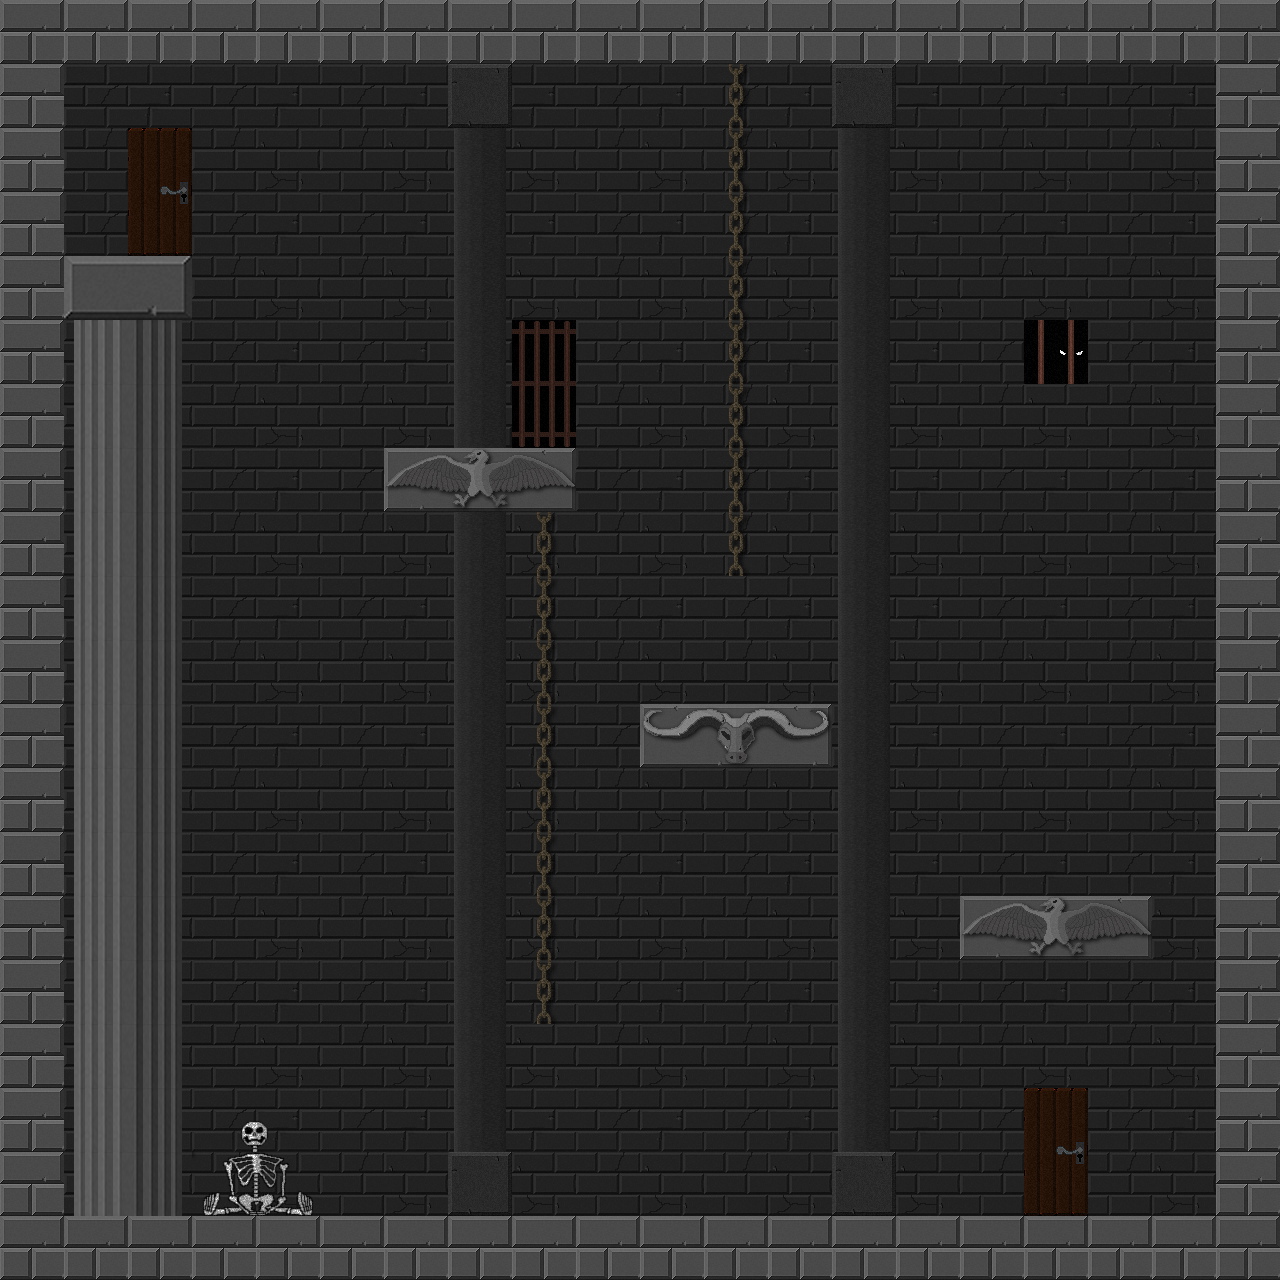

Tiled map render using the project's own tile images. Description and the map definition, with tile-layer contents summarised, below:
An orthogonal 20x20 tile map with 64x64 px tiles, 3 tile layers (background, decoration 1, coll), 1 hidden layer not drawn, 2 tilesets and 15 objects.

<map version="1.0" orientation="orthogonal" width="20" height="20" tilewidth="64" tileheight="64">
 <tileset firstgid="1" name="Tezture Tiles" tilewidth="64" tileheight="64">
  <image source="Tezture Tiles.png" width="512" height="640" />
 </tileset>
 <tileset firstgid="81" name="guideTexture" tilewidth="64" tileheight="64">
  <image source="guideTexture.png" width="768" height="640" />
 </tileset>
 <layer name="background" width="20" height="20">
  <data>[400 cells, 400 non-empty, 4 distinct tile ids]</data>
 </layer>
 <layer name="info" width="20" height="20" visible="0">
  <data>[400 cells, 40 non-empty, 40 distinct tile ids]</data>
 </layer>
 <layer name="decoration 1" width="20" height="20">
  <data>[400 cells, 63 non-empty, 12 distinct tile ids]</data>
 </layer>
 <layer name="coll" width="20" height="20">
  <data>[400 cells, 115 non-empty, 11 distinct tile ids]</data>
 </layer>
 <objectgroup name="fairyDustEasy" width="20" height="20">
  <object x="416" y="1180">
   <ellipse />
  </object>
  <object x="673" y="1180">
   <ellipse />
  </object>
  <object x="1053" y="861">
   <ellipse />
  </object>
  <object x="732" y="671">
   <ellipse />
  </object>
  <object x="479" y="413">
   <ellipse />
  </object>
  <object x="860" y="1183">
   <ellipse />
  </object>
  <object x="671" y="669">
   <ellipse />
  </object>
  <object x="540" y="413">
   <ellipse />
  </object>
  <object x="544" y="1181">
   <ellipse />
  </object>
 </objectgroup>
 <objectgroup name="playerEnd" width="20" height="20" visible="0">
  <object x="159" y="188">
   <ellipse />
  </object>
 </objectgroup>
 <objectgroup name="playerSpawn" width="20" height="20" visible="0">
  <object x="1055" y="1130">
   <ellipse />
  </object>
 </objectgroup>
 <objectgroup name="fairyCage" width="20" height="20" visible="0">
  <object x="737" y="605">
   <ellipse />
  </object>
  <object x="544" y="1055">
   <ellipse />
  </object>
 </objectgroup>
 <objectgroup name="boss1" width="20" height="20">
  <object x="668" y="804">
   <ellipse />
  </object>
 </objectgroup>
 <objectgroup name="destructables" width="20" height="20">
  <object x="605" y="1095" />
 </objectgroup>
 <objectgroup name="warlock" width="20" height="20" />
 <objectgroup name="tank" width="20" height="20" />
 <objectgroup name="groundShooter" width="20" height="20" />
 <objectgroup name="basicFlying" width="20" height="20" />
 <objectgroup name="basicGround" width="20" height="20" />
</map>
